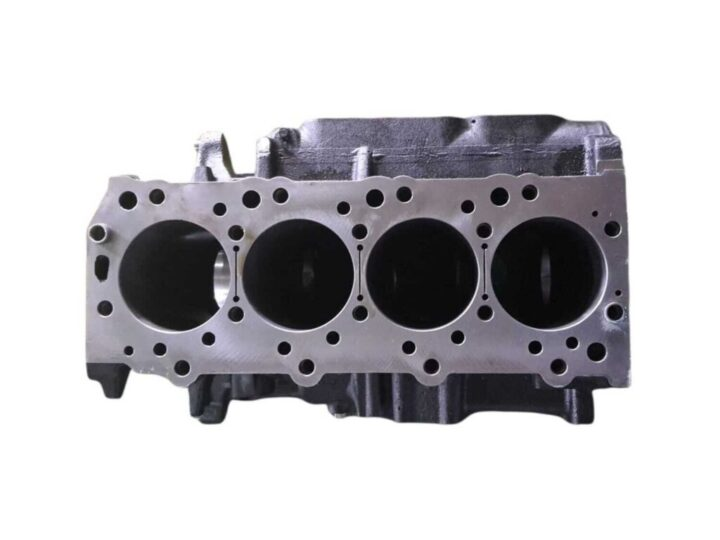
#> input picture motor.jpg, 720 x 540 px
$ python linea.py
#> lines starting #> are read from the running program, lines starting #| are printed output that depends on the picture; after the words box and inside, x2 and y2 are one past the last pixel; in counts of white or black regions, pixels touching at a corner belong together
# Se importan las librerías de cv2 y numpy
import cv2
import numpy as np

# Se carga la imagen motor.jpg del directorio actual y se la almacena en la variable img
img = cv2.imread('motor.jpg')
#> img is the input picture: shape (540, 720, 3); mean B, G, R 195.4, 192, 193.2
# Se muestra la imagen original
cv2.imshow('Motor-Original', img)
# Se aguarda hasta que se presione una tecla en la ventana de la imagen
cv2.waitKey(0)

# Se convierte la imagen en escala de grises y se la muestra en una ventana
img_gray_scale = cv2.cvtColor(img, cv2.COLOR_BGR2GRAY)
cv2.imshow('Motor-Escala-Grises', img_gray_scale)
cv2.waitKey(0)

# Se detectan los bordes en la imagen en escala de grises utilizando el algoritmo de detección de bordes Canny
# y luego muestran los bordes encontrados en una ventana.

edges = cv2.Canny(img_gray_scale,50,150)
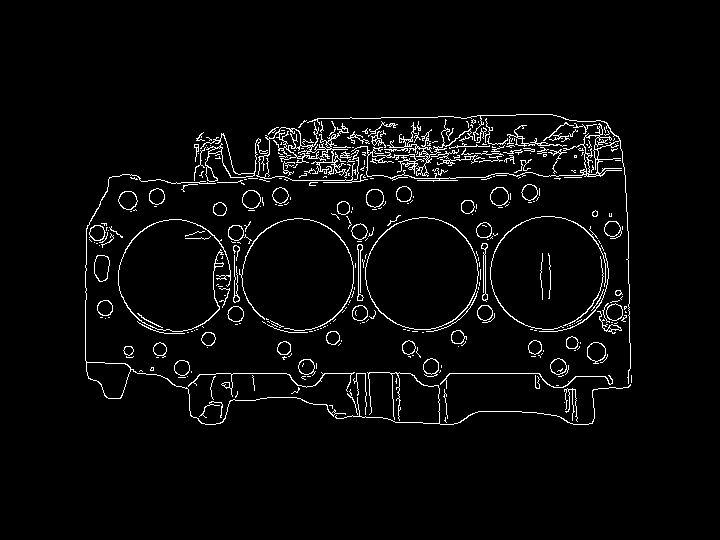
#> edges: shape (540, 720); 3.6% white in thin lines or dots, all inside (x1, y1, x2, y2) = (85, 114, 632, 425)
cv2.imshow('Motor - Bordes de imagen', edges)
cv2.waitKey(0)

# Se aplica la transformada de hough
lines = cv2.HoughLines(edges, 1, np.pi/180, 160)
#> lines = [[373, 1.57], [185, 1.55], [204, 1.47], [124, 1.55]]


if lines is not None:
    # Se recorren las líneas detectadas por la transformada de Hough y se dibujan las líneas en la imagen
    for line in lines:
        # Obtener los valores de rho (distacia) y de theta (ángulo)
        rho, theta = line[0]
        # Guardar el valor del cos(theta)
        a = np.cos(theta)
        # Guardar el valor del sen(theta)
        b = np.sin(theta)
        # Guardar el valor de r cos(theta)
        x0 = a*rho
        # Guardar el valor de r sen(theta), todo se está haciendo de forma paramétrica
        y0 = b*rho
        # Ahora todo se recorrerá de -1000 a 1000 pixeles
        x1 = int(x0 + 1000*(-b))
        y1 = int(y0 + 1000*(a))
        x2 = int(x0 - 1000*(-b))
        y2 = int(y0 - 1000*(a))
        # Generar las líneas para montarlas en la imagen original
        cv2.line(img, (x1, y1), (x2, y2), (0, 0, 255), 1, cv2.LINE_AA)
#> this loop made 4 passes
#> (rho, theta, a, b, x0, y0, x1, y1) on passes 1 to 4: (373, 1.57, -4.37e-08, 1, -1.63e-05, 373, -1000, 372), (185, 1.55, 0.0175, 1, 3.23, 185, -996, 202), (204, 1.47, 0.105, 0.995, 21.32, 202.9, -973, 307), (124, 1.55, 0.0175, 1, 2.16, 124, -997, 141)
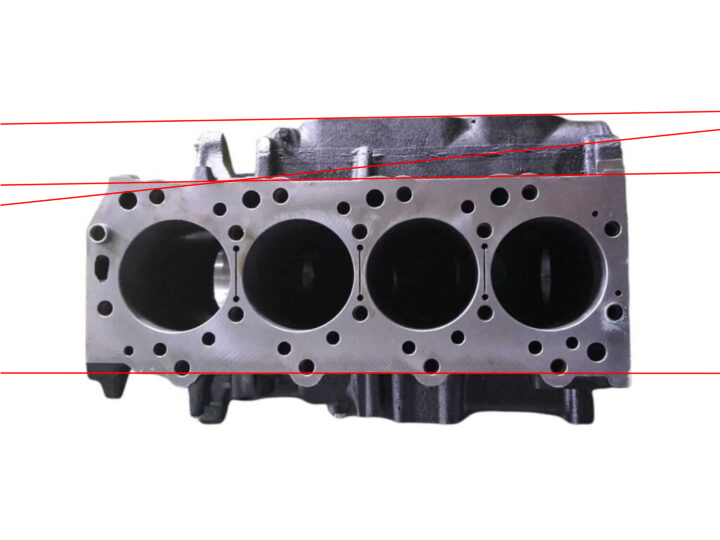
#> img: shape (540, 720, 3); 2.19% of pixels changed, all inside (x1, y1, x2, y2) = (0, 110, 720, 375)

    # Se muestra la imagen original con todas las líneas halladas
    cv2.imshow('Motor - Detección de lineas', img)
    cv2.waitKey(0)

# Se destruyen todas las ventanas
cv2.destroyAllWindows()
